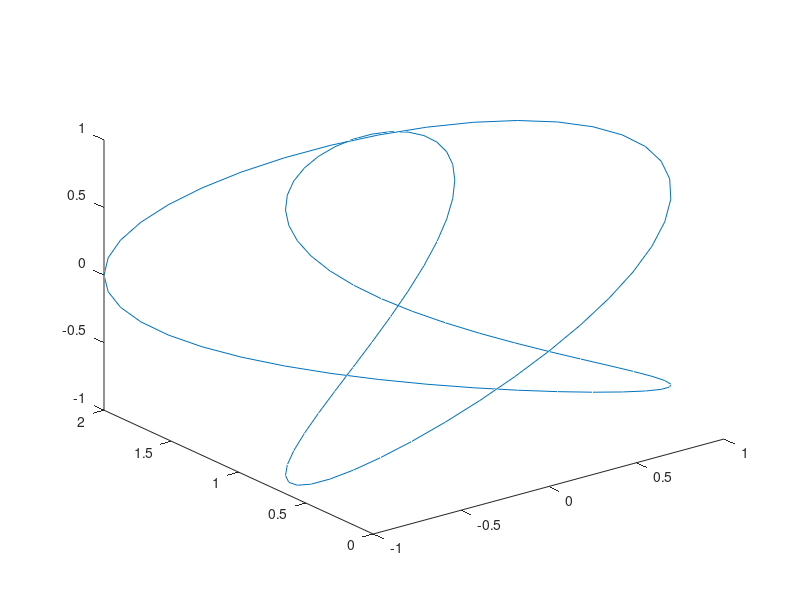

This figure's MATLAB source:
% @author: Armando Salazar
% @date: 05-11-23

clc, clear

t=-pi:pi/50:pi;
x = cos(3*t);
y = 2*cos(t).^2;
z = sin(2*t);
plot3(x, y, z);